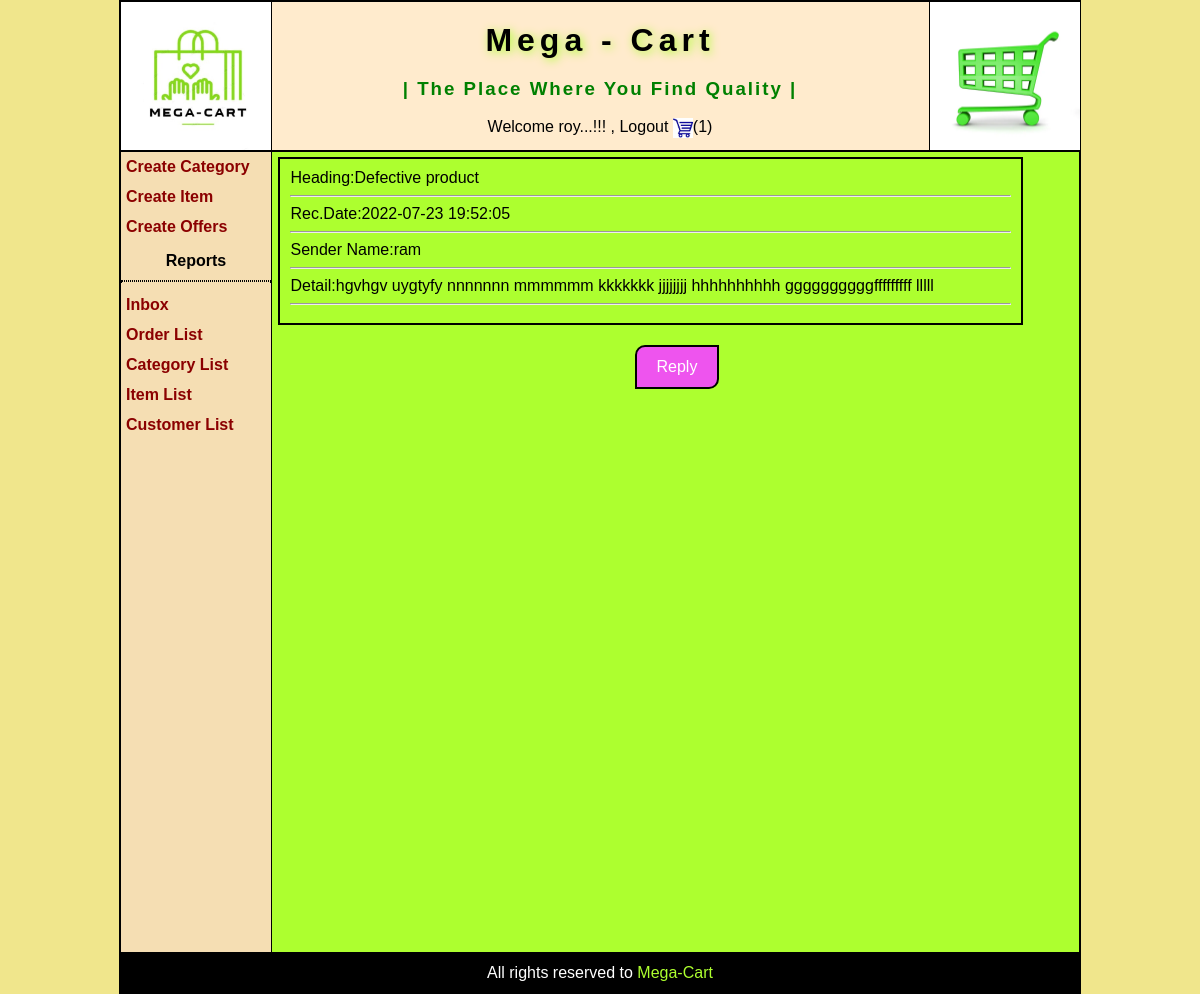
Screenshot of /displayMessageDetail.php?nid=7 (signed in) with the database file from the repository.
### tables this page shows
CREATE TABLE IF NOT EXISTS `message_info` (
  `msg_id` int(11) NOT NULL AUTO_INCREMENT,
  `msg_heading` text NOT NULL,
  `msg_detail` text NOT NULL,
  `sender_name` varchar(30) NOT NULL,
  `receiver_name` varchar(30) NOT NULL,
  `sent_date` datetime NOT NULL,
  PRIMARY KEY (`msg_id`)
);

### displayMessageDetail.php (the view, shortened to what this page needs)
<?php  @session_start();
if(isset($_SESSION["uname"]))
{
?>
<?php
 include("header.php");
?>
<div class="content">
<div id="adminArea">
<div id="leftAdmin">
  <?php
     include("menuAdmin.php");
  ?>
</div>
<div id="rightAdmin">
<div style="width:90%; margin:5px 2px; padding:10px; border:2px solid black;">
<?php
$x=$_REQUEST["nid"];
include("dbconnect.php");
$rsMsg=mysqli_query($con,"select * from message_info where msg_id=$x");
$row=mysqli_fetch_array($rsMsg);
    $sn=$row["sender_name"];
    $dt=$row["sent_date"];
    $hd=$row["msg_heading"];
    $dtl=$row["msg_detail"];
    echo("Heading:".$hd);
    echo("<hr>");
    echo("Rec.Date:".$dt);
    echo("<hr>");
    echo("Sender Name:".$sn);
    echo("<hr>");
    echo("Detail:".$dtl);
    echo("<hr>");
?>
</div>
<div id="replyBtn">
    <a href='replyFormByAdmin.php?usr=<?=$sn?>'>Reply</a>
</div>
</div>
</div>
</div>
<?php
include("footer.php");
?>
<?php
}
else
{
  header("location:loginForm.php");
}
?>

### style/style.css (style rules this page uses)
body { margin:0px; padding:0px; background-color:khaki; font-family:'Lucida Sans', 'Lucida Sans Regular', Haettenschweiler, 'Arial Narrow Bold', sans-serif; }
.content { min-height:700px; margin: 0px; padding: 0px; }
.content a { text-decoration:none; color:black; }
#adminArea { background-color:greenyellow; width:100%; min-height:700px; margin-top:0px; padding-top: 0px; border:1px solid black; box-sizing: border-box; }
#leftAdmin { width: 150px; min-height: 100%; background-color:wheat; border-right: 1px solid black; display: inline-block; vertical-align: top; }
#rightAdmin { width:801px; min-height:100%; background-color:greenyellow; display: inline-block; vertical-align: top; margin: 0px; padding: 0px; }
#replyBtn { width:80px; height:40px; border:2px solid black; border-radius:10px 0px; background-color: rgb(238, 84, 238); margin: 20px auto; }
#replyBtn a { color: white; line-height:40px; display: block; text-align: center; }

### rows the page displays
message_info: msg_heading "Defective product", sent_date "2022-07-23 19:52:05", sender_name "ram", msg_detail "hgvhgv uygtyfy nnnnnnn mmmmmm kkkkkkk jjjjjjjj hhhhhhhhhh ggggggggggfffffffff lllll"

### other values shown
$usr "roy"
$cnt "1"
